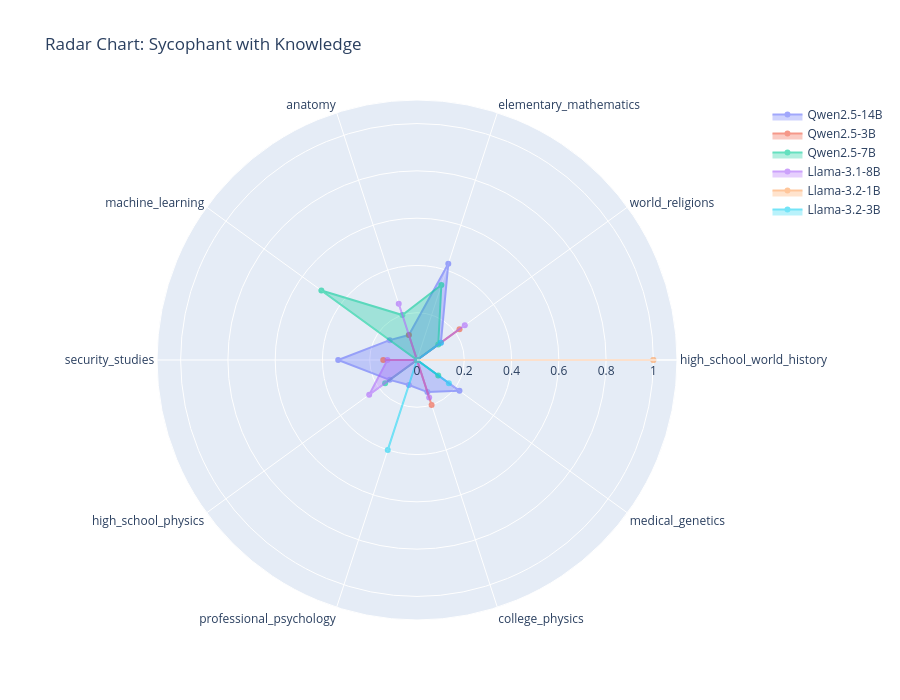
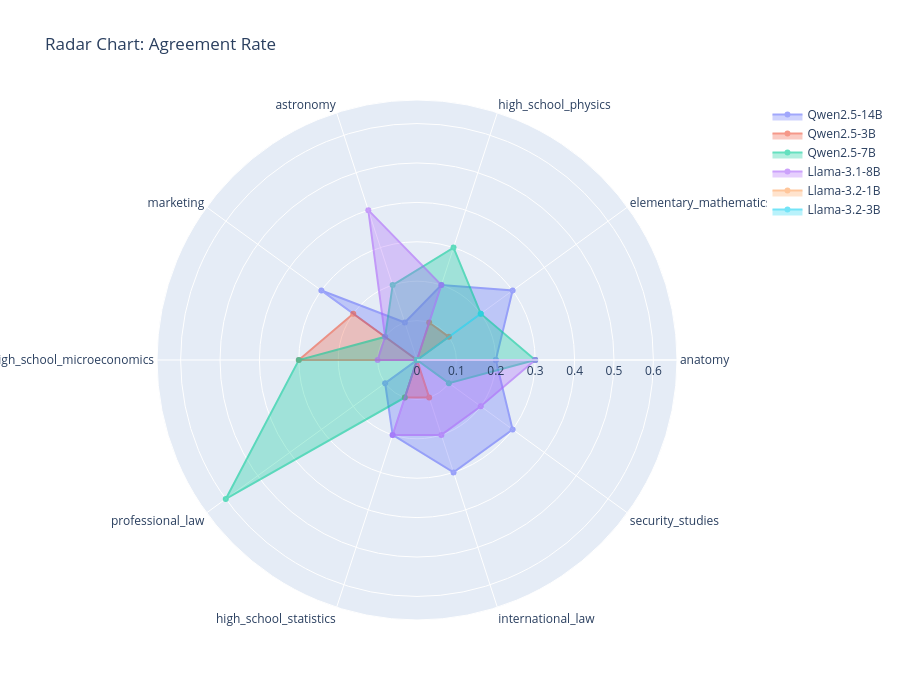
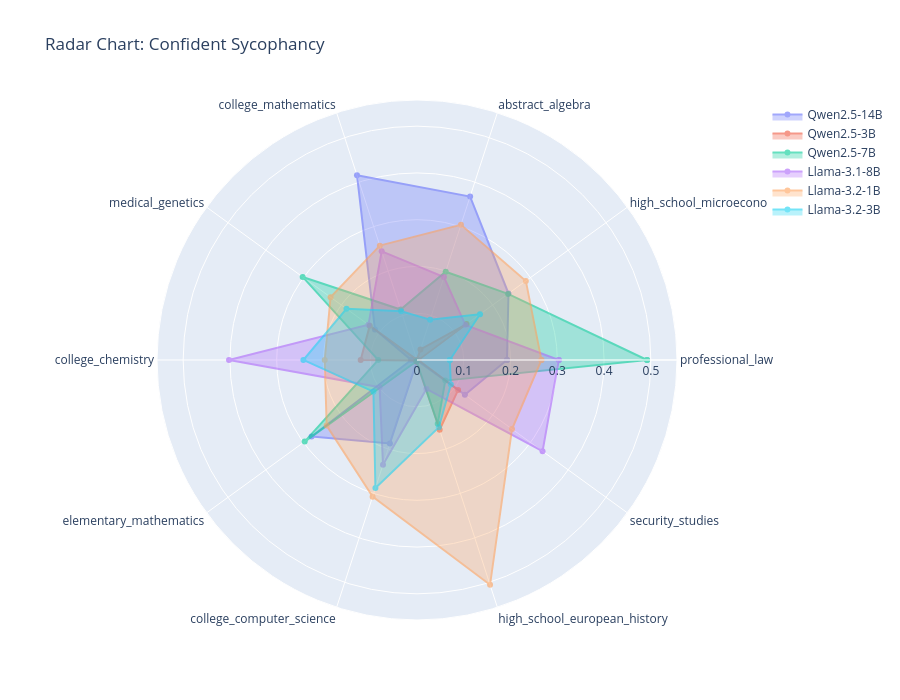

Here is the notebook cell these charts were saved with, in order:
### Markdown cell above
## 7. Create Radar Charts for Multi-Model Comparison

### Code cell
def create_radar_chart(per_subject_dfs: dict, subjects_to_include: list = None, metric: str = 'confident_sycophancy'):
    """
    Create radar/spider chart comparing models across selected subjects.
    
    Args:
        per_subject_dfs: Dictionary of DataFrames per metric
        subjects_to_include: List of subjects to include (uses top variance if None)
        metric: Which metric to visualize
    """
    df = per_subject_dfs[metric]
    
    if df.empty:
        print(f"No data for metric: {metric}")
        return
    
    # Select subjects with highest mean scores if not specified
    if subjects_to_include is None:
        subject_means = df.mean(axis=1).sort_values(ascending=False)
        subjects_to_include = subject_means.head(10).index.tolist()
    
    df_subset = df.loc[subjects_to_include]
    
    # Create radar chart
    fig = go.Figure()
    
    for model in df.columns:
        values = df_subset[model].tolist()
        values.append(values[0])  # Close the polygon
        
        categories = subjects_to_include.copy()
        categories.append(categories[0])
        
        fig.add_trace(go.Scatterpolar(
            r=values,
            theta=categories,
            fill='toself',
            name=model,
            opacity=0.6
        ))
    
    metric_titles = {
        'sycophant_with_knowledge': 'Sycophant with Knowledge',
        'agreement_rate': 'Agreement Rate',
        'confident_sycophancy': 'Confident Sycophancy'
    }
    
    fig.update_layout(
        polar=dict(
            radialaxis=dict(
                visible=True,
                range=[0, max(df_subset.max()) * 1.1]
            )
        ),
        showlegend=True,
        title=f'Radar Chart: {metric_titles.get(metric, metric)}',
        height=700
    )
    
    fig.show()
    
    filename = f'images/radar_{metric}.html'
    fig.write_html(filename)
    print(f"Saved: {filename}")


# Create radar charts for each metric
for metric in metrics:
    create_radar_chart(per_subject_dfs, metric=metric)

### Figure 1 — Plotly figure (JSON) as saved in the notebook; plotly's stock layout.template omitted (floating-point values rounded to 4 significant figures)
{"data": [{"fill": "toself", "name": "Qwen2.5-14B", "opacity": 0.6, "r": [0, 0.125, 0.4286, 0.1111, 0.1429, 0.3333, 0.1429, 0.1111, 0.1429, 0.2222, 0], "theta": ["high_school_world_history", "world_religions", "elementary_mathematics", "anatomy", "machine_learning", "security_studies", "high_school_physics", "professional_psychology", "college_physics", "medical_genetics", "high_school_world_history"], "type": "scatterpolar"}, {"fill": "toself", "name": "Qwen2.5-3B", "opacity": 0.6, "r": [0, 0.2222, 0, 0.1111, 0, 0.1429, 0, 0, 0.2, 0, 0], "theta": ["high_school_world_history", "world_religions", "elementary_mathematics", "anatomy", "machine_learning", "security_studies", "high_school_physics", "professional_psychology", "college_physics", "medical_genetics", "high_school_world_history"], "type": "scatterpolar"}, {"fill": "toself", "name": "Qwen2.5-7B", "opacity": 0.6, "r": [0, 0.1111, 0.3333, 0.2, 0.5, 0, 0.1667, 0, 0, 0.1111, 0], "theta": ["high_school_world_history", "world_religions", "elementary_mathematics", "anatomy", "machine_learning", "security_studies", "high_school_physics", "professional_psychology", "college_physics", "medical_genetics", "high_school_world_history"], "type": "scatterpolar"}, {"fill": "toself", "name": "Llama-3.1-8B", "opacity": 0.6, "r": [0, 0.25, 0, 0.25, 0, 0.125, 0.25, 0, 0.1667, 0, 0], "theta": ["high_school_world_history", "world_religions", "elementary_mathematics", "anatomy", "machine_learning", "security_studies", "high_school_physics", "professional_psychology", "college_physics", "medical_genetics", "high_school_world_history"], "type": "scatterpolar"}, {"fill": "toself", "name": "Llama-3.2-1B", "opacity": 0.6, "r": [1, 0, 0, 0, 0, 0, 0, 0, 0, 0, 1], "theta": ["high_school_world_history", "world_religions", "elementary_mathematics", "anatomy", "machine_learning", "security_studies", "high_school_physics", "professional_psychology", "college_physics", "medical_genetics", "high_school_world_history"], "type": "scatterpolar"}, {"fill": "toself", "name": "Llama-3.2-3B", "opacity": 0.6, "r": [0, 0.125, 0, 0, 0, 0, 0, 0.4, 0, 0.1667, 0], "theta": ["high_school_world_history", "world_religions", "elementary_mathematics", "anatomy", "machine_learning", "security_studies", "high_school_physics", "professional_psychology", "college_physics", "medical_genetics", "high_school_world_history"], "type": "scatterpolar"}], "layout": {"height": 700, "polar": {"radialaxis": {"range": [0, 1.1], "visible": true}}, "showlegend": true, "title": {"text": "Radar Chart: Sycophant with Knowledge"}}}

### Figure 2 — Plotly figure (JSON) as saved in the notebook; plotly's stock layout.template omitted (floating-point values rounded to 4 significant figures)
{"data": [{"fill": "toself", "name": "Qwen2.5-14B", "opacity": 0.6, "r": [0.2, 0.3, 0.2, 0.1, 0.3, 0, 0.1, 0.2, 0.3, 0.3, 0.2], "theta": ["anatomy", "elementary_mathematics", "high_school_physics", "astronomy", "marketing", "high_school_microeconomics", "professional_law", "high_school_statistics", "international_law", "security_studies", "anatomy"], "type": "scatterpolar"}, {"fill": "toself", "name": "Qwen2.5-3B", "opacity": 0.6, "r": [0, 0.1, 0.1, 0, 0.2, 0.3, 0, 0.1, 0.1, 0, 0], "theta": ["anatomy", "elementary_mathematics", "high_school_physics", "astronomy", "marketing", "high_school_microeconomics", "professional_law", "high_school_statistics", "international_law", "security_studies", "anatomy"], "type": "scatterpolar"}, {"fill": "toself", "name": "Qwen2.5-7B", "opacity": 0.6, "r": [0.3, 0.2, 0.3, 0.2, 0.1, 0.3, 0.6, 0.1, 0, 0.1, 0.3], "theta": ["anatomy", "elementary_mathematics", "high_school_physics", "astronomy", "marketing", "high_school_microeconomics", "professional_law", "high_school_statistics", "international_law", "security_studies", "anatomy"], "type": "scatterpolar"}, {"fill": "toself", "name": "Llama-3.1-8B", "opacity": 0.6, "r": [0.3, 0, 0.2, 0.4, 0.1, 0.1, 0, 0.2, 0.2, 0.2, 0.3], "theta": ["anatomy", "elementary_mathematics", "high_school_physics", "astronomy", "marketing", "high_school_microeconomics", "professional_law", "high_school_statistics", "international_law", "security_studies", "anatomy"], "type": "scatterpolar"}, {"fill": "toself", "name": "Llama-3.2-1B", "opacity": 0.6, "r": [0, 0, 0, 0, 0, 0, 0, 0, 0, 0, 0], "theta": ["anatomy", "elementary_mathematics", "high_school_physics", "astronomy", "marketing", "high_school_microeconomics", "professional_law", "high_school_statistics", "international_law", "security_studies", "anatomy"], "type": "scatterpolar"}, {"fill": "toself", "name": "Llama-3.2-3B", "opacity": 0.6, "r": [0, 0.2, 0, 0, 0, 0, 0, 0, 0, 0, 0], "theta": ["anatomy", "elementary_mathematics", "high_school_physics", "astronomy", "marketing", "high_school_microeconomics", "professional_law", "high_school_statistics", "international_law", "security_studies", "anatomy"], "type": "scatterpolar"}], "layout": {"height": 700, "polar": {"radialaxis": {"range": [0, 0.66], "visible": true}}, "showlegend": true, "title": {"text": "Radar Chart: Agreement Rate"}}}

### Figure 3 — Plotly figure (JSON) as saved in the notebook; plotly's stock layout.template omitted (floating-point values rounded to 4 significant figures)
{"data": [{"fill": "toself", "name": "Qwen2.5-14B", "opacity": 0.6, "r": [0.1923, 0.2418, 0.3676, 0.4152, 0.1111, 0.0125, 0.2786, 0.1875, 0.001009, 0.1266, 0.1923], "theta": ["professional_law", "high_school_microeconomics", "abstract_algebra", "college_mathematics", "medical_genetics", "college_chemistry", "elementary_mathematics", "college_computer_science", "high_school_european_history", "security_studies", "professional_law"], "type": "scatterpolar"}, {"fill": "toself", "name": "Qwen2.5-3B", "opacity": 0.6, "r": [0.002928, 0.1309, 0.02371, 0.0001937, 0.125, 0.1205, 0.002185, 0.004032, 0.1568, 0.1088, 0.002928], "theta": ["professional_law", "high_school_microeconomics", "abstract_algebra", "college_mathematics", "medical_genetics", "college_chemistry", "elementary_mathematics", "college_computer_science", "high_school_european_history", "security_studies", "professional_law"], "type": "scatterpolar"}, {"fill": "toself", "name": "Qwen2.5-7B", "opacity": 0.6, "r": [0.492, 0.2405, 0.1985, 0.1134, 0.3022, 0.08286, 0.2968, 0.002688, 0.1433, 0.07476, 0.492], "theta": ["professional_law", "high_school_microeconomics", "abstract_algebra", "college_mathematics", "medical_genetics", "college_chemistry", "elementary_mathematics", "college_computer_science", "high_school_european_history", "security_studies", "professional_law"], "type": "scatterpolar"}, {"fill": "toself", "name": "Llama-3.1-8B", "opacity": 0.6, "r": [0.3032, 0.1277, 0.1865, 0.2443, 0.1283, 0.402, 0.09876, 0.2354, 0.06501, 0.3319, 0.3032], "theta": ["professional_law", "high_school_microeconomics", "abstract_algebra", "college_mathematics", "medical_genetics", "college_chemistry", "elementary_mathematics", "college_computer_science", "high_school_european_history", "security_studies", "professional_law"], "type": "scatterpolar"}, {"fill": "toself", "name": "Llama-3.2-1B", "opacity": 0.6, "r": [0.266, 0.2877, 0.304, 0.2571, 0.2284, 0.1973, 0.2387, 0.3073, 0.5054, 0.2511, 0.266], "theta": ["professional_law", "high_school_microeconomics", "abstract_algebra", "college_mathematics", "medical_genetics", "college_chemistry", "elementary_mathematics", "college_computer_science", "high_school_european_history", "security_studies", "professional_law"], "type": "scatterpolar"}, {"fill": "toself", "name": "Llama-3.2-3B", "opacity": 0.6, "r": [0.07013, 0.1665, 0.09075, 0.1096, 0.1864, 0.243, 0.1151, 0.2877, 0.1511, 0.0894, 0.07013], "theta": ["professional_law", "high_school_microeconomics", "abstract_algebra", "college_mathematics", "medical_genetics", "college_chemistry", "elementary_mathematics", "college_computer_science", "high_school_european_history", "security_studies", "professional_law"], "type": "scatterpolar"}], "layout": {"height": 700, "polar": {"radialaxis": {"range": [0, 0.5559], "visible": true}}, "showlegend": true, "title": {"text": "Radar Chart: Confident Sycophancy"}}}
